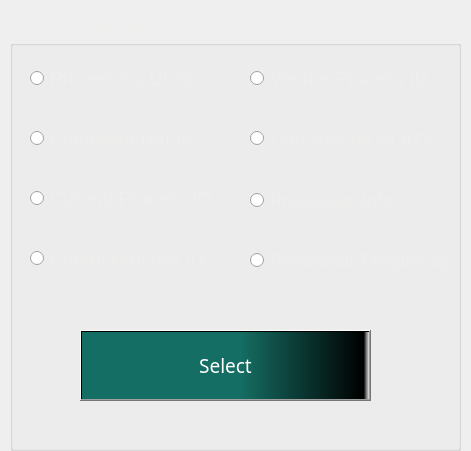
  <widget class="QFrame" name="m3_frame">
   <property name="geometry">
    <rect>
     <x>220</x>
     <y>90</y>
     <width>471</width>
     <height>451</height>
    </rect>
   </property>
   <property name="frameShape">
    <enum>QFrame::NoFrame</enum>
   </property>
   <property name="frameShadow">
    <enum>QFrame::Raised</enum>
   </property>
   <property name="lineWidth">
    <number>1</number>
   </property>
   <widget class="QGroupBox" name="groupBox_6">
    <property name="geometry">
     <rect>
      <x>10</x>
      <y>10</y>
      <width>451</width>
      <height>441</height>
     </rect>
    </property>
    <property name="font">
     <font>
      <family>Arial Rounded MT Bold</family>
      <pointsize>16</pointsize>
      <underline>true</underline>
     </font>
    </property>
    <property name="styleSheet">
     <string notr="true">color: rgb(238, 238, 236);</string>
    </property>
    <property name="title">
     <string>Process Module</string>
    </property>
    <widget class="QRadioButton" name="feat1_m3_rb">
     <property name="geometry">
      <rect>
       <x>20</x>
       <y>60</y>
       <width>201</width>
       <height>17</height>
      </rect>
     </property>
     <property name="font">
      <font>
       <pointsize>14</pointsize>
      </font>
     </property>
     <property name="styleSheet">
      <string notr="true">color: rgb(238, 238, 236);</string>
     </property>
     <property name="text">
      <string>Processing Units</string>
     </property>
    </widget>
    <widget class="QRadioButton" name="feat5_m3_rb">
     <property name="geometry">
      <rect>
       <x>240</x>
       <y>60</y>
       <width>201</width>
       <height>17</height>
      </rect>
     </property>
     <property name="font">
      <font>
       <pointsize>14</pointsize>
      </font>
     </property>
     <property name="styleSheet">
      <string notr="true">color: rgb(238, 238, 236);</string>
     </property>
     <property name="text">
      <string>Vendor Process ID</string>
     </property>
     <property name="checkable">
      <bool>true</bool>
     </property>
     <property name="checked">
      <bool>false</bool>
     </property>
     <property name="autoRepeat">
      <bool>false</bool>
     </property>
    </widget>
    <widget class="QRadioButton" name="feat2_m3_rb">
     <property name="geometry">
      <rect>
       <x>20</x>
       <y>120</y>
       <width>201</width>
       <height>17</height>
      </rect>
     </property>
     <property name="font">
      <font>
       <pointsize>14</pointsize>
      </font>
     </property>
     <property name="styleSheet">
      <string notr="true">color: rgb(238, 238, 236);</string>
     </property>
     <property name="text">
      <string>Processor Name</string>
     </property>
    </widget>
    <widget class="QRadioButton" name="feat6_m3_rb">
     <property name="geometry">
      <rect>
       <x>240</x>
       <y>120</y>
       <width>201</width>
       <height>17</height>
      </rect>
     </property>
     <property name="font">
      <font>
       <pointsize>14</pointsize>
      </font>
     </property>
     <property name="styleSheet">
      <string notr="true">color: rgb(238, 238, 236);</string>
     </property>
     <property name="text">
      <string>Curr Proces w/ ID's</string>
     </property>
     <property name="checkable">
      <bool>true</bool>
     </property>
     <property name="checked">
      <bool>false</bool>
     </property>
     <property name="autoRepeat">
      <bool>false</bool>
     </property>
    </widget>
    <widget class="QRadioButton" name="feat3_m3_rb">
     <property name="geometry">
      <rect>
       <x>20</x>
       <y>180</y>
       <width>201</width>
       <height>17</height>
      </rect>
     </property>
     <property name="font">
      <font>
       <pointsize>14</pointsize>
      </font>
     </property>
     <property name="styleSheet">
      <string notr="true">color: rgb(238, 238, 236);</string>
     </property>
     <property name="text">
      <string>Current Process ID</string>
     </property>
    </widget>
    <widget class="QRadioButton" name="feat7_m3_rb">
     <property name="geometry">
      <rect>
       <x>240</x>
       <y>180</y>
       <width>201</width>
       <height>21</height>
      </rect>
     </property>
     <property name="font">
      <font>
       <pointsize>14</pointsize>
      </font>
     </property>
     <property name="styleSheet">
      <string notr="true">color: rgb(238, 238, 236);</string>
     </property>
     <property name="text">
      <string>Processor Info</string>
     </property>
    </widget>
    <widget class="QPushButton" name="submit3_btn">
     <property name="geometry">
      <rect>
       <x>70</x>
       <y>320</y>
       <width>291</width>
       <height>71</height>
      </rect>
     </property>
     <property name="font">
      <font>
       <family>Arial Rounded MT Bold</family>
       <pointsize>14</pointsize>
      </font>
     </property>
     <property name="styleSheet">
      <string notr="true">background-color: qlineargradient(spread:pad, x1:0, y1:0, x2:1, y2:0, stop:0 rgba(21, 110, 99, 255), stop:0.55 rgba(21, 110, 99, 255), stop:0.98 rgba(0, 0, 0, 255), stop:1 rgba(0, 0, 0, 0));
color: rgb(255, 255, 255);</string>
     </property>
     <property name="text">
      <string>Select</string>
     </property>
     <property name="icon">
      <iconset>
       <normaloff>../.designer/.designer/C:/Users/HP/Desktop/Git_AI_Work/PYQT5_GUI/Student_Reg_form_Project/icon.jpg</normaloff>../.designer/.designer/C:/Users/HP/Desktop/Git_AI_Work/PYQT5_GUI/Student_Reg_form_Project/icon.jpg</iconset>
     </property>
    </widget>
    <widget class="QRadioButton" name="feat8_m3_rb">
     <property name="geometry">
      <rect>
       <x>240</x>
       <y>240</y>
       <width>201</width>
       <height>21</height>
      </rect>
     </property>
     <property name="font">
      <font>
       <pointsize>14</pointsize>
      </font>
     </property>
     <property name="styleSheet">
      <string notr="true">color: rgb(238, 238, 236);</string>
     </property>
     <property name="text">
      <string>Processor Frequency</string>
     </property>
    </widget>
    <widget class="QRadioButton" name="feat4_m3_rb">
     <property name="geometry">
      <rect>
       <x>20</x>
       <y>240</y>
       <width>201</width>
       <height>17</height>
      </rect>
     </property>
     <property name="font">
      <font>
       <pointsize>14</pointsize>
      </font>
     </property>
     <property name="styleSheet">
      <string notr="true">color: rgb(238, 238, 236);</string>
     </property>
     <property name="text">
      <string>Parent Process ID</string>
     </property>
    </widget>
   </widget>
  </widget>
